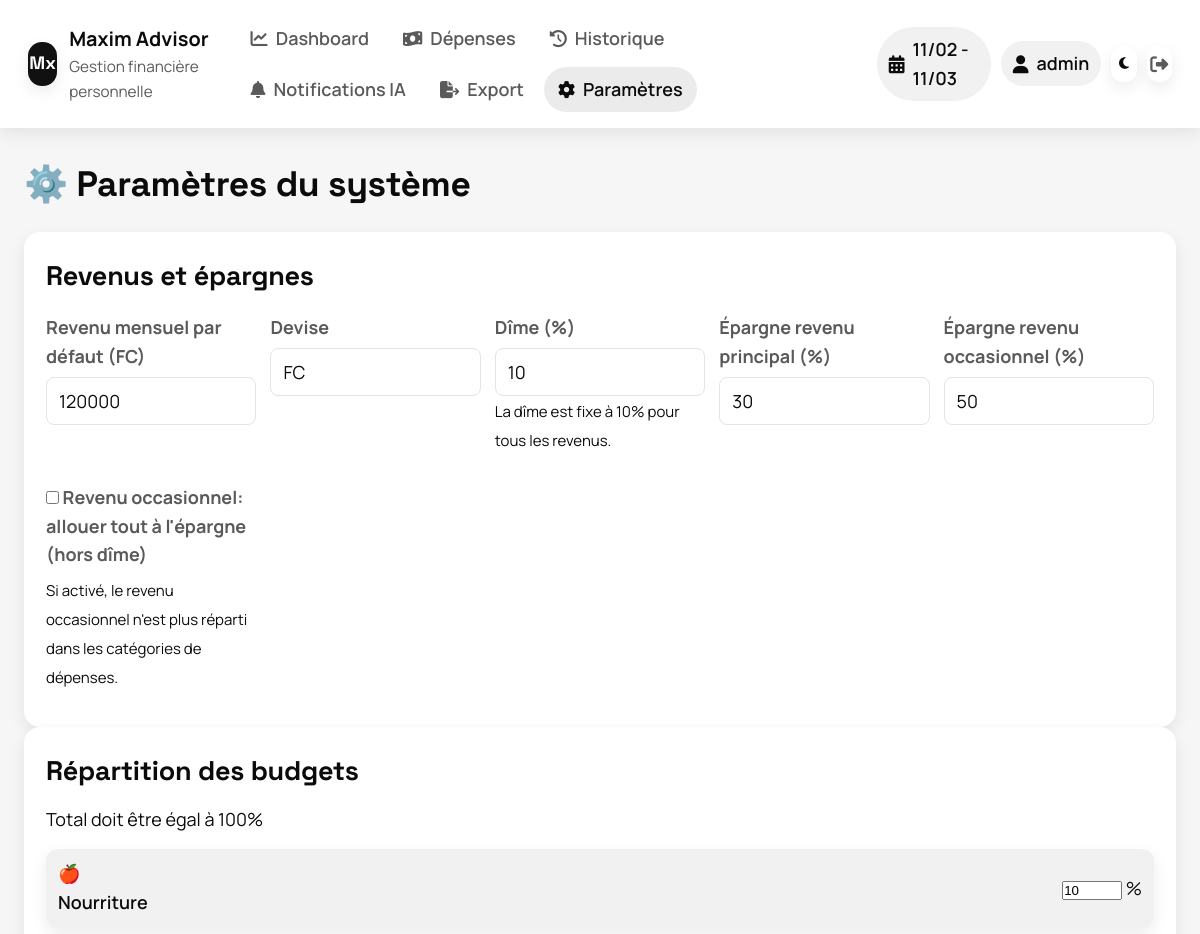
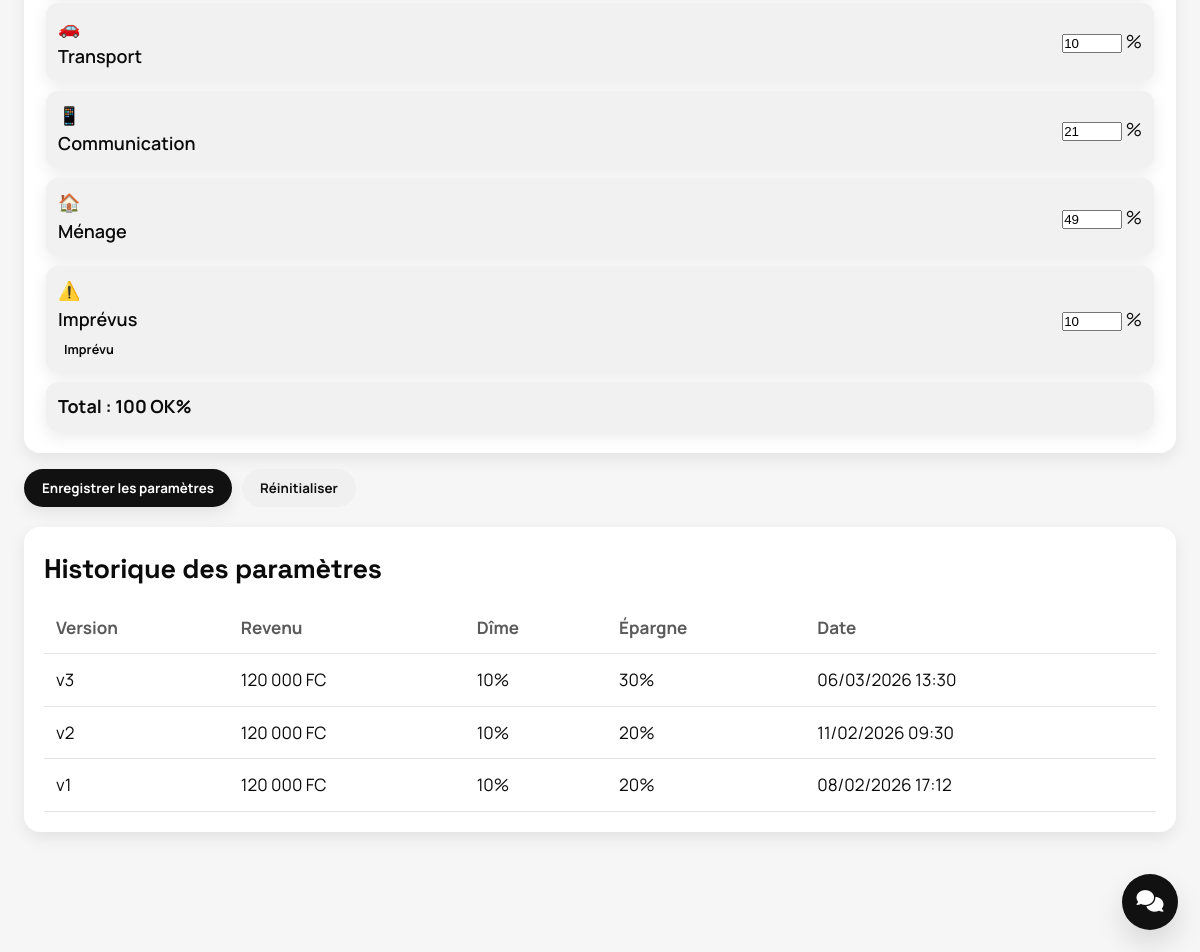
The app's page /?page=settings (signed in) with its own data (2 pictures, top to bottom).
### tables this page shows
CREATE TABLE financial_periods (
    id INTEGER PRIMARY KEY AUTOINCREMENT,
    start_date DATE NOT NULL,
    end_date DATE NOT NULL,
    parameters_version INTEGER NOT NULL,
    initial_income INTEGER NOT NULL,
    tithing_amount INTEGER NOT NULL DEFAULT 0,
    saving_amount INTEGER NOT NULL DEFAULT 0,
    is_active BOOLEAN DEFAULT 1,
    created_at DATETIME DEFAULT CURRENT_TIMESTAMP
);

CREATE TABLE parameters (
    id INTEGER PRIMARY KEY AUTOINCREMENT,
    version INTEGER NOT NULL DEFAULT 1,
    default_income INTEGER NOT NULL DEFAULT 120000,
    currency TEXT NOT NULL DEFAULT 'FC',
    tithing_percent INTEGER NOT NULL DEFAULT 10,
    main_saving_percent INTEGER NOT NULL DEFAULT 20,
    extra_saving_percent INTEGER NOT NULL DEFAULT 50,
    created_at DATETIME DEFAULT CURRENT_TIMESTAMP,
    is_active BOOLEAN DEFAULT 1
, extra_income_to_savings_only BOOLEAN DEFAULT 0);

CREATE TABLE budget_categories (
    id INTEGER PRIMARY KEY AUTOINCREMENT,
    name TEXT NOT NULL,
    color TEXT NOT NULL,
    icon TEXT NOT NULL,
    is_unexpected BOOLEAN DEFAULT 0,
    position INTEGER NOT NULL
);

### includes/database.php (called while the page is built, shortened)
<?php
require_once __DIR__ . '/config.php';
function getDatabase() {
    static $db = null;
    if ($db === null) {
        try {
            $db = new PDO('sqlite:' . DB_PATH);
            $db->setAttribute(PDO::ATTR_ERRMODE, PDO::ERRMODE_EXCEPTION);
            $db->exec('PRAGMA foreign_keys = ON');
        } catch (PDOException $e) {
            die('Erreur de connexion à la base de données: ' . $e->getMessage());
        }
    }
    return $db;
}
function queryAll($sql, $params = []) {
    $db = getDatabase();
    $stmt = $db->prepare($sql);
    $stmt->execute($params);
    return $stmt->fetchAll(PDO::FETCH_ASSOC);
}
function queryOne($sql, $params = []) {
    $db = getDatabase();
    $stmt = $db->prepare($sql);
    $stmt->execute($params);
    return $stmt->fetch(PDO::FETCH_ASSOC);
}
?>

### includes/period.php (called while the page is built, shortened)
<?php
require_once __DIR__ . '/database.php';
require_once __DIR__ . '/parameters.php';
require_once __DIR__ . '/budgets.php';
function getActivePeriod() {
    $sql = "SELECT * FROM financial_periods WHERE is_active = 1 ORDER BY start_date DESC LIMIT 1";
    return queryOne($sql);
}
?>

### includes/parameters.php (called while the page is built, shortened)
<?php
require_once __DIR__ . '/database.php';
require_once __DIR__ . '/config.php';
function getCurrentParameters() {
    $sql = "SELECT * FROM parameters WHERE is_active = 1 LIMIT 1";
    $params = queryOne($sql);
    return $params;
}
function getParametersHistory($limit = 10) {
    $sql = "SELECT * FROM parameters
            ORDER BY created_at DESC
            LIMIT ?";
    return queryAll($sql, [$limit]);
}
?>

### includes/budgets.php (called while the page is built, shortened)
<?php
require_once __DIR__ . '/database.php';
function getAllCategories() {
    $sql = "SELECT * FROM budget_categories ORDER BY position";
    return queryAll($sql);
}
function getBudgetPercentages($parametersVersion) {
    $rows = queryAll(
        "SELECT category_id, percentage FROM budget_percentages WHERE parameters_version = ? ORDER BY category_id",
        [$parametersVersion]
    );
    $percentages = [];
    foreach ($rows as $row) {
        $percentages[(int)$row['category_id']] = (int)$row['percentage'];
    }
    return $percentages;
}

### includes/config.php (called while the page is built, shortened)
<?php
function formatCurrency($amount) {
    return number_format($amount, 0, ',', ' ') . ' ' . CURRENCY;
}
?>

### pages/settings.php (the view, shortened to what this page needs)
<?php
require_once __DIR__ . '/../includes/parameters.php';
require_once __DIR__ . '/../includes/budgets.php';
require_once __DIR__ . '/../includes/period.php';
$currentParams = getCurrentParameters();
$categories = getAllCategories();
$budgetPercentages = getBudgetPercentages($currentParams['id']);
$history = getParametersHistory(5);
?>
<div class="settings-container">
    <h2>⚙️ Paramètres du système</h2>
    <form method="POST" class="settings-form">
        <div class="settings-section">
            <h3>Revenus et épargnes</h3>
            <div class="form-grid">
                <div class="form-group">
                    <label>Revenu mensuel par défaut (FC)</label>
                    <input type="number" name="default_income"
                           value="<?php echo htmlspecialchars($currentParams['default_income']); ?>"
                           required min="0">
                </div>
                <div class="form-group">
                    <label>Devise</label>
                    <input type="text" name="currency"
                           value="<?php echo htmlspecialchars($currentParams['currency']); ?>"
                           required maxlength="3">
                </div>
                <div class="form-group">
                    <label>Dîme (%)</label>
                    <input type="number" name="tithing_percent"
                           value="<?php echo FIXED_TITHING_PERCENT; ?>"
                           readonly>
                    <small class="form-help">La dîme est fixe à 10% pour tous les revenus.</small>
                </div>
                <div class="form-group">
                    <label>Épargne revenu principal (%)</label>
                    <input type="number" name="main_saving_percent"
                           value="<?php echo htmlspecialchars($currentParams['main_saving_percent']); ?>"
                           required min="0" max="100">
                </div>
                <div class="form-group">
                    <label>Épargne revenu occasionnel (%)</label>
                    <input type="number" name="extra_saving_percent"
                           value="<?php echo htmlspecialchars($currentParams['extra_saving_percent']); ?>"
                           required min="0" max="100">
                </div>
                <div class="form-group">
                    <label>
                        <input type="checkbox"
                               name="extra_income_to_savings_only"
                               value="1"
                               <?php echo !empty($currentParams['extra_income_to_savings_only']) ? 'checked' : ''; ?>>
                        Revenu occasionnel: allouer tout à l'épargne (hors dîme)
                    </label>
                    <small class="form-help">Si activé, le revenu occasionnel n'est plus réparti dans les catégories de dépenses.</small>
                </div>
            </div>
        </div>
        <div class="settings-section">
            <h3>Répartition des budgets</h3>
            <p class="form-help">Total doit être égal à 100%</p>
            <div class="budget-percentages">
                <?php foreach ($categories as $category): ?>
                <div class="budget-category-input">
                    <div class="category-info">
                        <span class="category-icon"><?php echo $category['icon']; ?></span>
                        <span class="category-name"><?php echo htmlspecialchars($category['name']); ?></span>
                        <?php if ($category['is_unexpected']): ?>
                        <span class="unexpected-badge">Imprévu</span>
                        <?php endif; ?>
                    </div>
                    <div class="percentage-input">
                        <input type="number"
                               name="budget_<?php echo $category['id']; ?>"
                               value="<?php echo $budgetPercentages[$category['id']] ?? 0; ?>"
                               min="0" max="100"
                               class="budget-percentage"
                               data-category="<?php echo $category['id']; ?>">
                        <span class="percentage-suffix">%</span>
                    </div>
                </div>
                <?php endforeach; ?>
                <div class="budget-total">
                    <strong>Total :</strong>
                    <span id="budget-total">0</span>%
                </div>
            </div>
        </div>
        <div class="form-actions">
            <button type="submit" class="btn btn-primary">Enregistrer les paramètres</button>
            <button type="reset" class="btn btn-secondary">Réinitialiser</button>
        </div>
    </form>
    <div class="settings-history">
        <h3>Historique des paramètres</h3>
        <table class="history-table">
            <thead>
                <tr>
                    <th>Version</th>
                    <th>Revenu</th>
                    <th>Dîme</th>
                    <th>Épargne</th>
                    <th>Date</th>
                </tr>
            </thead>
            <tbody>
                <?php foreach ($history as $param): ?>
                <tr <?php echo $param['is_active'] ? 'class="active"' : ''; ?>>
                    <td>v<?php echo $param['version'] ?? $param['id']; ?></td>
                    <td><?php echo formatCurrency($param['default_income']); ?></td>
                    <td><?php echo FIXED_TITHING_PERCENT; ?>%</td>
                    <td><?php echo $param['main_saving_percent']; ?>%</td>
                    <td><?php echo date('d/m/Y H:i', strtotime($param['created_at'])); ?></td>
                </tr>
                <?php endforeach; ?>
            </tbody>
        </table>
    </div>
</div>

### templates/topbar.php (shortened to what this page needs)
<header class="topbar">
    <div class="brand">
        <div class="brand-mark">Mx</div>
        <div class="brand-text">
            <div class="brand-name"><?php echo APP_NAME; ?></div>
            <div class="brand-sub">Gestion financière personnelle</div>
        </div>
    </div>
    <nav class="topbar-links">
        <a href="/?page=dashboard" class="nav-link <?php echo ($page ?? 'dashboard') == 'dashboard' ? 'active' : ''; ?>">
            <i class="fas fa-chart-line"></i>
            <span>Dashboard</span>
        </a>
        <a href="/?page=expenses" class="nav-link <?php echo ($page ?? '') == 'expenses' ? 'active' : ''; ?>">
            <i class="fas fa-money-bill-wave"></i>
            <span>Dépenses</span>
        </a>
        <a href="/?page=history" class="nav-link <?php echo ($page ?? '') == 'history' ? 'active' : ''; ?>">
            <i class="fas fa-history"></i>
            <span>Historique</span>
        </a>
        <a href="/?page=alerts" class="nav-link <?php echo ($page ?? '') == 'alerts' ? 'active' : ''; ?>">
            <i class="fas fa-bell"></i>
            <span>Notifications IA</span>
        </a>
        <a href="/?page=export" class="nav-link <?php echo ($page ?? '') == 'export' ? 'active' : ''; ?>">
            <i class="fas fa-file-export"></i>
            <span>Export</span>
        </a>
        <a href="/?page=settings" class="nav-link <?php echo ($page ?? '') == 'settings' ? 'active' : ''; ?>">
            <i class="fas fa-cog"></i>
            <span>Paramètres</span>
        </a>
    </nav>
    <div class="topbar-user">
        <?php if ($period = getActivePeriod()): ?>
        <div class="period-pill">
            <i class="fas fa-calendar-alt"></i>
            <span>
                <?php echo date('d/m', strtotime($period['start_date'])); ?>
                -
                <?php echo date('d/m', strtotime($period['end_date'])); ?>
            </span>
        </div>
        <?php endif; ?>
        <div class="user-pill">
            <i class="fas fa-user"></i>
            <span><?php echo htmlspecialchars($_SESSION['username'] ?? 'Utilisateur'); ?></span>
        </div>
        <button class="theme-toggle" type="button" onclick="toggleTheme()" title="Basculer le thème" aria-label="Basculer le thème">
            <i class="fas fa-moon"></i>
        </button>
        <a href="/logout.php" class="logout-link" title="Déconnexion">
            <i class="fas fa-sign-out-alt"></i>
        </a>
    </div>
</header>

### records on screen
financial_periods: start_date "11/02", end_date "11/03"
parameters: default_income "120000", currency "FC", main_saving_percent "30", extra_saving_percent "50", version "3", default_income "120 000 FC", created_at "06/03/2026 13:30"
budget_categories: icon "🍎", name "Nourriture", id "10"
budget_categories: icon "🚗", name "Transport", id "10"
budget_categories: icon "📱", name "Communication", id "21"
budget_categories: icon "🏠", name "Ménage", id "49"
budget_categories: icon "⚠️", name "Imprévus", is_unexpected "Imprévu", id "10"
parameters: version "2", default_income "120 000 FC", main_saving_percent "20", created_at "11/02/2026 09:30"
parameters: version "1", default_income "120 000 FC", main_saving_percent "20", created_at "08/02/2026 17:12"

### other values on screen
APP_NAME "Maxim Advisor"
$_SESSION['username'] "admin"
